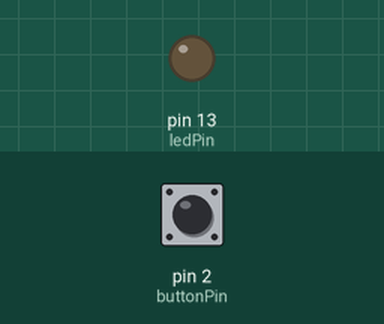
Recording of a sketch running on a simulated Arduino Uno, built with avr-gcc and run on an emulated ATmega328P. On the bench: output pins drawn as LEDs (lit = HIGH). Dashed ring = blinking. The test bench sets the inputs (shaded band); at power-on: pin 2 (buttonPin) LOW.

Above: at 1.2 s.
1.3 s: pin 2 (buttonPin) pulled HIGH for 1 s
At 3.0 s:
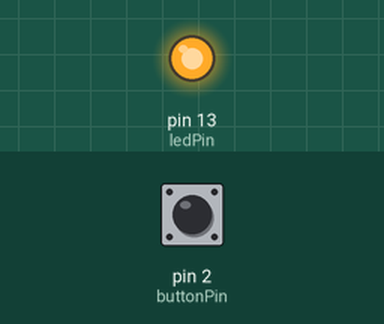
3.8 s: pin 2 (buttonPin) pulled HIGH for 3.2 s
At 4.1 s:
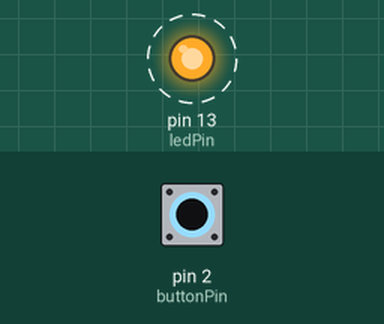
8.5 s: pin 2 (buttonPin) pulled HIGH for 0.25 s
At 9.0 s:
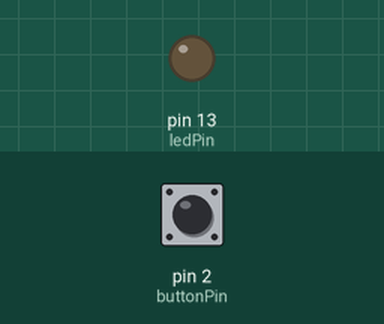
Timing chart, 0 to 11.5 s (numbered marks = the images above; inputs shaded):
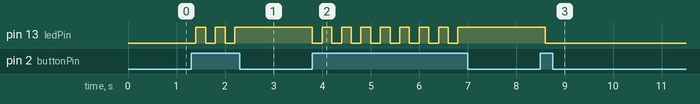

Measured:
- after the input at 1.3 s, pin 13 (ledPin): alternates HIGH for 0.20 s and LOW for 0.20 s, 5 changes in all, then stays HIGH, starting after 0.10 s
- after the input at 3.8 s, pin 13 (ledPin): alternates HIGH for 0.20 s and LOW for 0.20 s, 16 changes in all, then stays HIGH, starting at once
- after the input at 8.5 s, pin 13 (ledPin): HIGH → LOW after 0.10 s

The sketch:

2b_blink_toggle_with_button.ino
```cpp
// (licence header left out)
// push button switch will be connected to pin 2
const int buttonPin = 2;

// led will be connected to pin 13
const int ledPin = 13;

// variable to track led state
int ledState = LOW;

void setup() {
  // assign the button pin as an INPUT
  pinMode(buttonPin, INPUT);

  // assign the led pin as an OUTPUT
  pinMode(ledPin, OUTPUT);

  // set the initial led state
  digitalWrite(ledPin, ledState);
}

void loop() {
  // read the state of the button (0 or 1)
  int buttonState = digitalRead(buttonPin);

  if (buttonState) {
    // button is pressed, invert the led state variable
    ledState = !ledState;
  }

  // update the led pin output based on the led state variable
  digitalWrite(ledPin, ledState);

  // brief delay
  delay(200);
}
```
